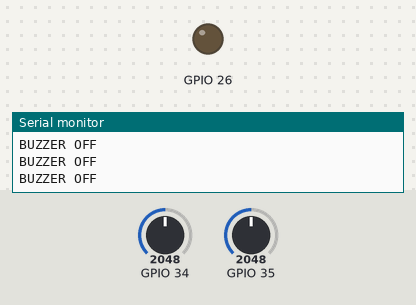
A sketch run on a simulated ESP32. Parts: output pins drawn as LEDs (lit = HIGH), the last lines printed to the serial monitor. Inputs (shaded band) come from the test bench; at power-on: GPIO 35 = 2048, GPIO 34 = 2048. The local clock reads 2024-03-15 10:24:30 at power-on unless the sketch sets it; random numbers use the default seed unless the sketch sets one; no radio packets arrive unless stated.

Above: at 1.2 s.
1.3 s: GPIO 35 set to 3647
4.3 s: GPIO 35 set to 3716
At 5.1 s:
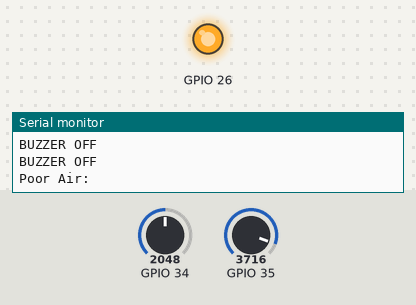
Timing chart, 0 to 10.9 s (numbered marks = the images above; inputs shaded):
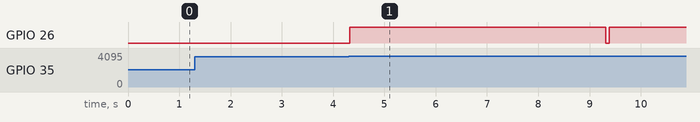

Measured:
- the behaviour switches between 3679 and 3680 on GPIO 35 (found by bisection; images 0 and 1)
- after the input at 4.3 s, GPIO 26: LOW → HIGH at once, → LOW 5.0 s later, → HIGH 0.06 s later

The sketch:

2ndsender.ino
```cpp
#include <SPI.h>              // include libraries
#include <LoRa.h>
#include <ESP32Time.h>

ESP32Time rtc(3600);  // offset in seconds GMT+1

const int csPin = 4;          // LoRa radio chip select
const int resetPin = 5;       // LoRa radio reset
const int irqPin = 2;         // change for your board; must be a hardware interrupt pin

String outgoing;              // outgoing message

byte msgCount = 0;            // count of outgoing messages
byte localAddress = 0xBB;     // address of this device
byte destination = 0xFF;      // destination to send to
long lastSendTime = 0;        // last send time
int interval = 5000;          // interval between sends

static String message = "";   // send a message
int MQ135_data;
int MQ2_data;
int heartrate;
void setup() {
  Serial.begin(9600);                   // initialize serial
  while (!Serial);
  digitalWrite(26,0);
  pinMode(26,OUTPUT);
  Serial.println("LoRa Duplex");

  // override the default CS, reset, and IRQ pins (optional)
  LoRa.setPins(csPin, resetPin, irqPin);// set CS, reset, IRQ pin

 while (!LoRa.begin(433E6)) {
    Serial.println(".");
    delay(500);
 }
  Serial.println("LoRa init succeeded.");
  //set time
  rtc.setTime(00, 35, 3, 27, 3, 2023);
}
void loop() {
  MQ135_data = analogRead(34)-3500;//vp co2
  MQ2_data = analogRead(35)-3500;//vn   methane / ethanol
  heartrate=random(80,180);

  message=rtc.getTime("%B %d %Y %H:%M:%S")+";"+String(MQ2_data)+";"+String(MQ135_data)+";"+String(heartrate);
  if (millis() - lastSendTime > interval) {
    sendMessage(message);

    Serial.println("Sending  : " + message);
    lastSendTime = millis();            // timestamp the message
    interval = random(2000) + 1000;    // 2-3 seconds
  }
  // BUZZER
  if(MQ135_data <650 && MQ2_data<180) {
    Serial.println("BUZZER OFF ");
    digitalWrite(26,0);
  }
  else
  {
    Serial.println("Poor Air: ");
    digitalWrite(26,1);
    delay(5000);
  }
  digitalWrite(26,0);
  // parse for a packet, and call onReceive with the result:
  onReceive(LoRa.parsePacket());
}

void sendMessage(String outgoing) {

  LoRa.beginPacket();                   // start packet
  LoRa.write(destination);              // add destination address
  LoRa.write(localAddress);             // add sender address
  LoRa.write(msgCount);                 // add message ID
  LoRa.write(outgoing.length());        // add payload length

  LoRa.print(outgoing);                 // add payload

  LoRa.endPacket();                     // finish packet and send it

  msgCount++;                           // increment message ID
}

void onReceive(int packetSize) {
  if (packetSize == 0) return;          // if there's no packet, return

  // read packet header bytes:
  int recipient = LoRa.read();          // recipient address
  byte sender = LoRa.read();            // sender address
  byte incomingMsgId = LoRa.read();     // incoming msg ID
  byte incomingLength = LoRa.read();    // incoming msg length

  String incoming = "";

  while (LoRa.available()) {
    incoming += (char)LoRa.read();
  }
  //change it to int and increment it;
  if (incomingLength != incoming.length()) {   // check length for error
    Serial.println("error: message length does not match length");
    return;                             // skip rest of function
  }

  // if the recipient isn't this device or broadcast,
  if (recipient != localAddress && recipient != 0xFF) {
    Serial.println("This message is not for me.");
    return;                             // skip rest of function
  }
  // int numbermsg = incoming.toInt();
  // numbermsg=numbermsg+1;

  // message=String(numbermsg);
  // if message is for this device, or broadcast, print details:
  //Serial.println("Message Received from: 0x" + String(sender, HEX));
  //Serial.println("Message Sent to: 0x" + String(recipient, HEX));
  // Serial.println("Message ID: " + String(incomingMsgId));
  // Serial.println("Message length: " + String(incomingLength));
  Serial.println(">> Message Received : " + incoming);
  // Serial.println("RSSI: " + String(LoRa.packetRssi()));
  // Serial.println("Snr: " + String(LoRa.packetSnr()));
  Serial.println("------------------------------");
}
```
